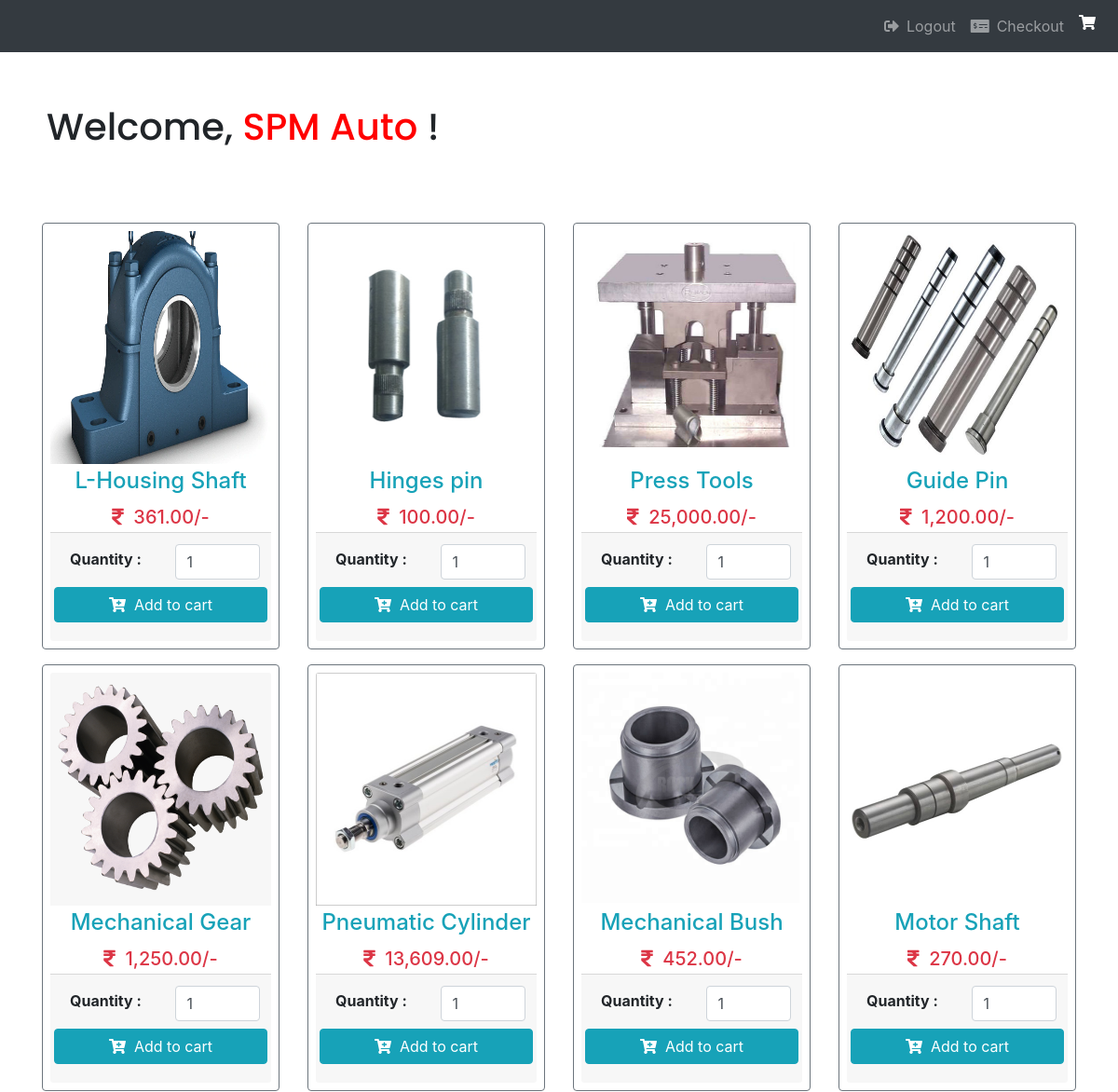
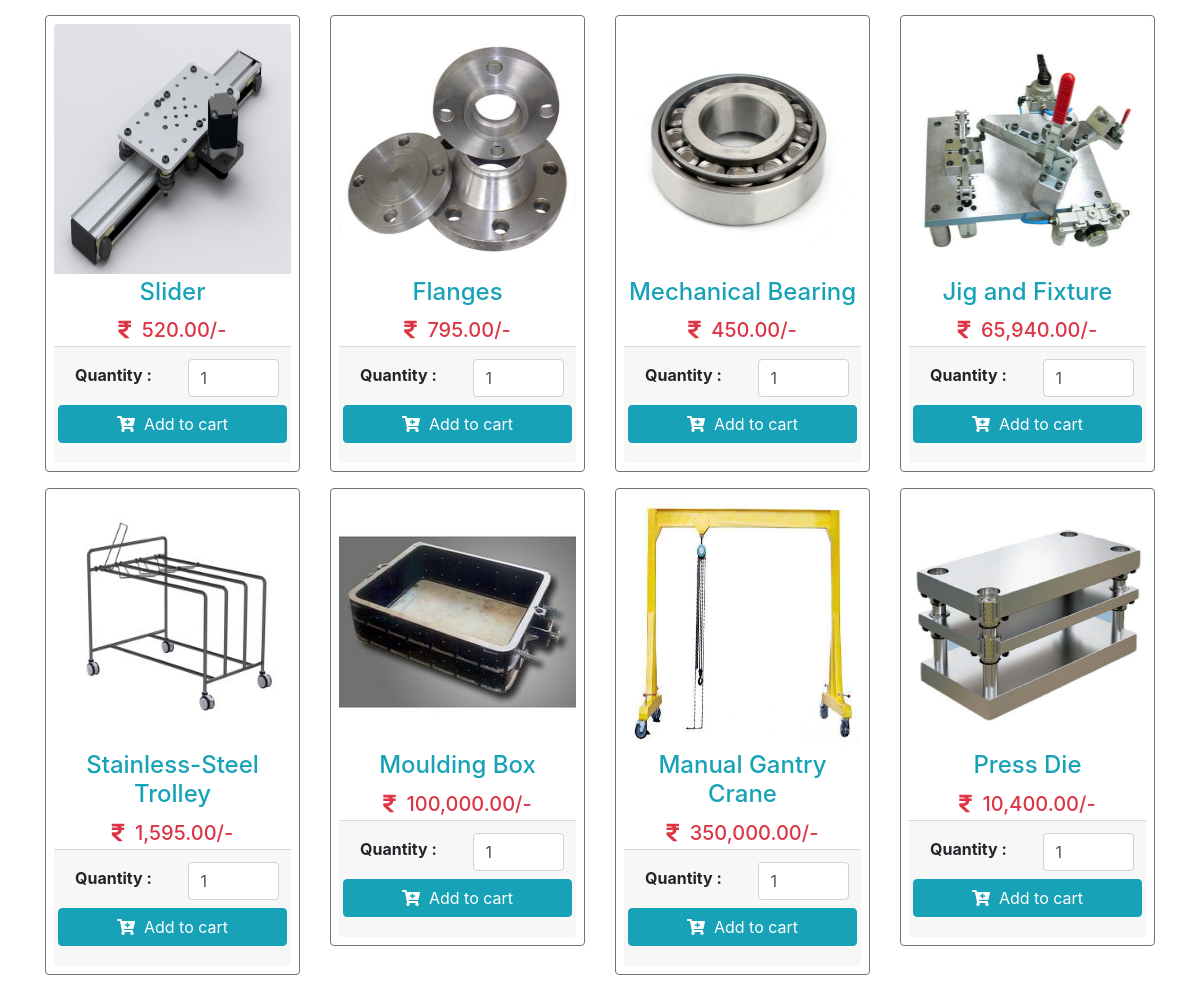
The page /project/product.php (signed in) on the database its author committed (2 pictures, top to bottom).
### tables this page shows
CREATE TABLE `product` (
  `id` int(11) NOT NULL,
  `product_name` varchar(100) NOT NULL,
  `product_price` varchar(100) NOT NULL,
  `product_qty` int(11) DEFAULT 1,
  `product_image` varchar(255) NOT NULL,
  `product_code` varchar(100) NOT NULL
);

### project/product.php (the view, shortened to what this page needs)
<html lang="en">
<head>
  <link rel='stylesheet' href='https://cdnjs.cloudflare.com/ajax/libs/twitter-bootstrap/4.5.2/css/bootstrap.min.css' />
  <link rel='stylesheet' href='https://cdnjs.cloudflare.com/ajax/libs/font-awesome/5.9.0/css/all.min.css' />
</head>
<body>
  <nav class="navbar navbar-expand-md bg-dark navbar-dark">
    <div class="collapse navbar-collapse" id="collapsibleNavbar">
      <ul class="navbar-nav ml-auto">
      <li class="nav-item">
          <a class="nav-link" href="logout.php"><i class="fas fa-sign-out-alt mr-2"></i>Logout</a>
        </li>
        <li class="nav-item">
          <a class="nav-link" href="checkout.php"><i class="fas fa-money-check-alt mr-2"></i>Checkout</a>
        </li>
        <li class="nav-item">
          <a class="nav-link active" href="cart.php"><i class="fas fa-shopping-cart"></i> <span id="cart-item" class="badge badge-danger"></span></a>
        </li>
      </ul>
    </div>
  </nav>
  <p class = "username">Welcome, <span> <?php echo  $_SESSION['username']; ?> </span>!</p>
  <div class="container">
    <div class="row mt-5 pb-3">
      <?php
  			include 'php/connection.php';
  			$stmt = $conn->prepare('SELECT * FROM product');
  			$stmt->execute();
  			$result = $stmt->get_result();
  			while ($row = $result->fetch_assoc()):
  		?>
      <div class="col-sm-6 col-md-4 col-lg-3 mb-2">
        <div class="card-deck">
          <div class="card p-2 border-secondary mb-2">
            <img src="<?= $row['product_image'] ?>" class="card-img-top" height="250">
            <div class="card-body p-1">
              <h4 class="card-title text-center text-info"><?= $row['product_name'] ?></h4>
              <h5 class="card-text text-center text-danger"><i class="fas fa-rupee-sign"></i>&nbsp;&nbsp;<?= number_format($row['product_price'],2) ?>/-</h5>
            </div>
            <div class="card-footer p-1">
              <form action="" class="form-submit">
                <div class="row p-2">
                  <div class="col-md-6 py-1 pl-4">
                    <b>Quantity : </b>
                  </div>
                  <div class="col-md-6">
                    <input type="number" class="form-control pqty" value="<?= $row['product_qty'] ?>">
                  </div>
                </div>
                <button class="btn btn-info btn-block addItemBtn"><i class="fas fa-cart-plus"></i>&nbsp;&nbsp;Add to
                  cart</button>
              </form>
            </div>
          </div>
        </div>
      </div>
      <?php endwhile; ?>
    </div>
  </div>
</body>
</html>

### project/product.php (style rules this page uses)
.username { font-family: 'Poppins',sans-serif; font-size: 40px; font-weight: 500; margin: 25px auto; padding: 25px 30px; margin-left: 20px; }
.username span { color: red; }

### rows shown on the page
product: product_image (picture), product_name "L-Housing Shaft", product_price "361.00", product_qty "1"
product: product_image (picture), product_name "Hinges pin", product_price "100.00", product_qty "1"
product: product_image (picture), product_name "Press Tools", product_price "25,000.00", product_qty "1"
product: product_image (picture), product_name "Guide Pin", product_price "1,200.00", product_qty "1"
product: product_image (picture), product_name "Mechanical Gear", product_price "1,250.00", product_qty "1"
product: product_image (picture), product_name "Pneumatic Cylinder", product_price "13,609.00", product_qty "1"
product: product_image (picture), product_name "Mechanical Bush", product_price "452.00", product_qty "1"
product: product_image (picture), product_name "Motor Shaft", product_price "270.00", product_qty "1"
product: product_image (picture), product_name "Slider", product_price "520.00", product_qty "1"
product: product_image (picture), product_name "Flanges", product_price "795.00", product_qty "1"
product: product_image (picture), product_name "Mechanical Bearing", product_price "450.00", product_qty "1"
product: product_image (picture), product_name "Jig and Fixture", product_price "65,940.00", product_qty "1"
product: product_image (picture), product_name "Stainless-Steel Trolley", product_price "1,595.00", product_qty "1"
product: product_image (picture), product_name "Moulding Box", product_price "100,000.00", product_qty "1"
product: product_image (picture), product_name "Manual Gantry Crane", product_price "350,000.00", product_qty "1"
product: product_image (picture), product_name "Press Die", product_price "10,400.00", product_qty "1"

### other values the page prints
$_SESSION['username'] "SPM Auto"
